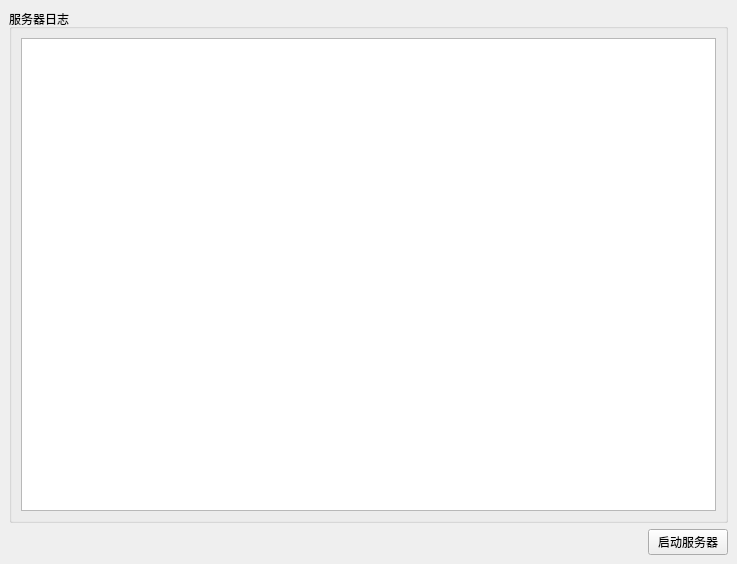
<?xml version="1.0" encoding="UTF-8"?>
<ui version="4.0">
 <class>MainWindow</class>
 <widget class="QMainWindow" name="MainWindow">
  <property name="geometry">
   <rect>
    <x>0</x>
    <y>0</y>
    <width>737</width>
    <height>564</height>
   </rect>
  </property>
  <property name="windowTitle">
   <string>服务器</string>
  </property>
  <widget class="QWidget" name="centralwidget">
   <layout class="QVBoxLayout" name="verticalLayout_2">
    <item>
     <widget class="QGroupBox" name="groupBox">
      <property name="title">
       <string>服务器日志</string>
      </property>
      <layout class="QVBoxLayout" name="verticalLayout">
       <item>
        <widget class="QPlainTextEdit" name="logEditor"/>
       </item>
      </layout>
     </widget>
    </item>
    <item>
     <layout class="QHBoxLayout" name="horizontalLayout">
      <item>
       <spacer name="horizontalSpacer">
        <property name="orientation">
         <enum>Qt::Orientation::Horizontal</enum>
        </property>
        <property name="sizeHint" stdset="0">
         <size>
          <width>40</width>
          <height>20</height>
         </size>
        </property>
       </spacer>
      </item>
      <item>
       <widget class="QPushButton" name="startStopButton">
        <property name="text">
         <string>启动服务器</string>
        </property>
       </widget>
      </item>
     </layout>
    </item>
   </layout>
  </widget>
 </widget>
 <resources/>
 <connections/>
</ui>
